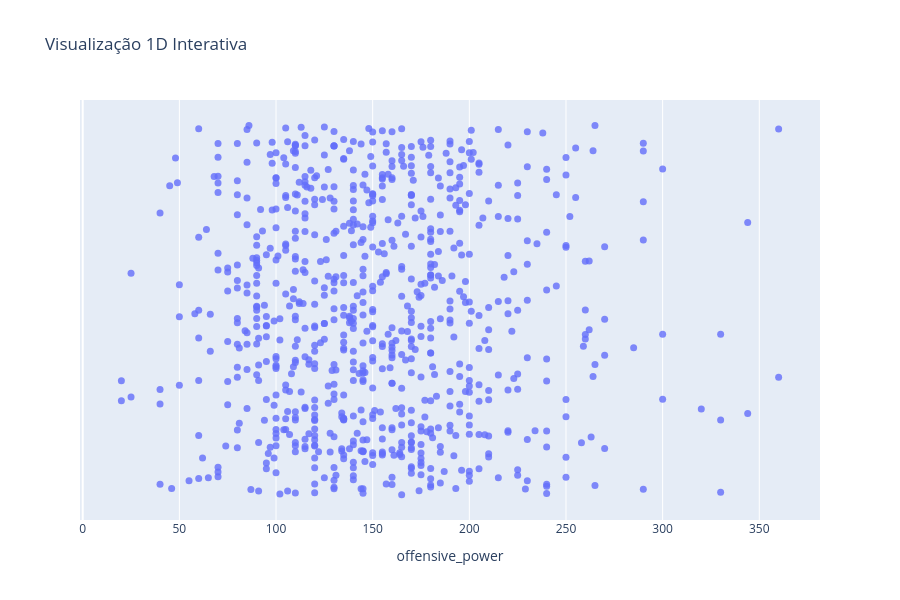

The code cell stored with this chart in its notebook:
### Code cell
plot_distribution(pokemon_df, 'name', 'offensive_power')

### Figure 1 — Plotly figure (JSON) as saved in the notebook; plotly's stock layout.template omitted (floating-point values rounded to 4 significant figures; data arrays with more than 128 entries replaced by an {"elided": "..."} marker saying what was removed)
{"data": [{"hovertemplate": "<b>%{hovertext}</b><br><br>offensive_power=%{x}<br>_y_dummy=%{y}<extra></extra>", "hovertext": {"elided": "800 str values"}, "legendgroup": "", "marker": {"color": "#636efa", "opacity": 0.8, "size": 7, "symbol": "circle"}, "mode": "markers", "name": "", "orientation": "v", "showlegend": false, "type": "scatter", "x": {"elided": "800 int values"}, "xaxis": "x", "y": {"elided": "800 float values"}, "yaxis": "y"}], "layout": {"height": 600, "legend": {"title": {}, "tracegroupgap": 0}, "title": {"text": "Visualização 1D Interativa"}, "width": 900, "xaxis": {"anchor": "y", "domain": [0, 1], "title": {"text": "offensive_power"}}, "yaxis": {"anchor": "x", "domain": [0, 1], "title": {"text": "_y_dummy"}, "visible": false}}}
